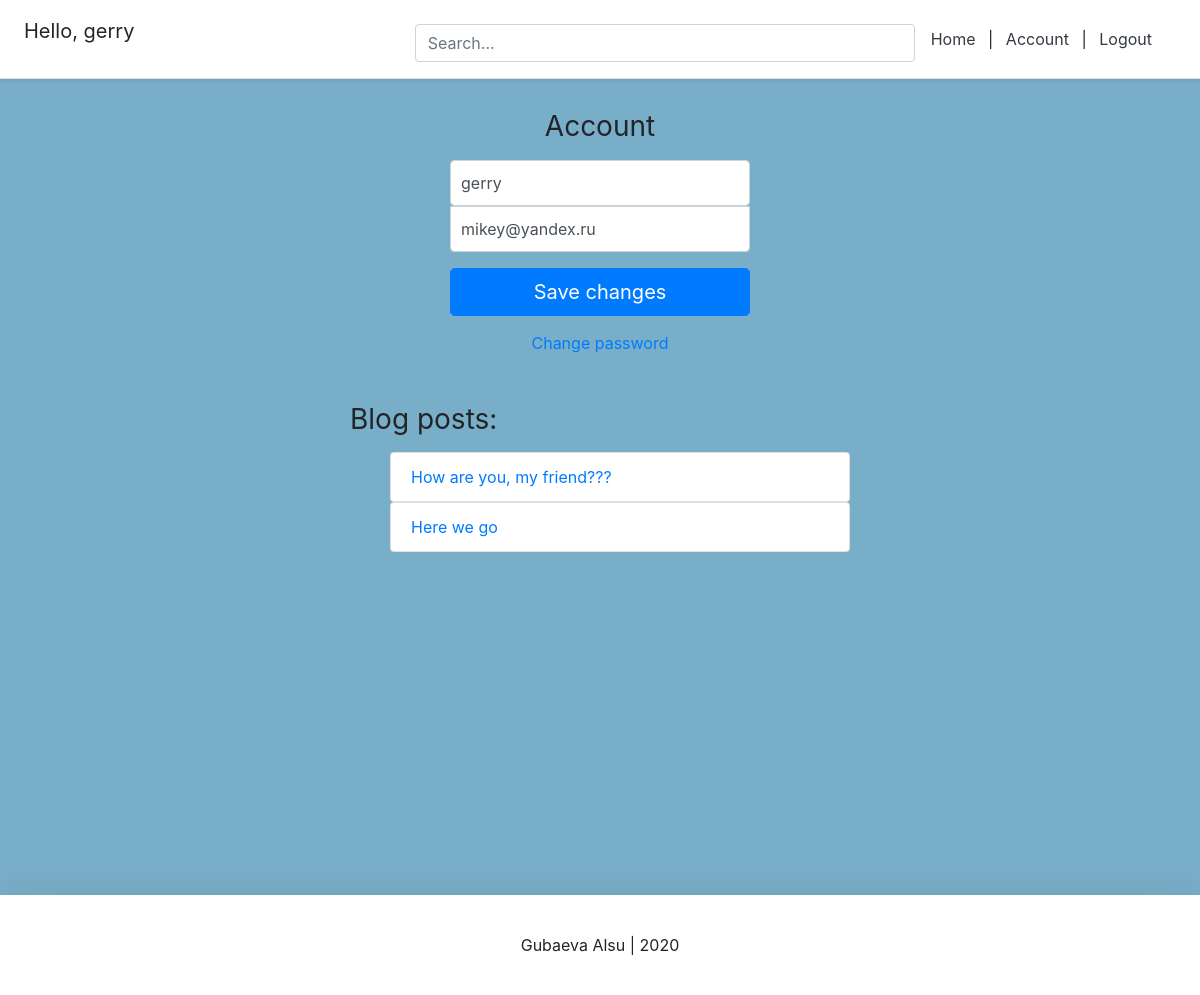
The page /account/ (signed in) on the database as committed earlier.
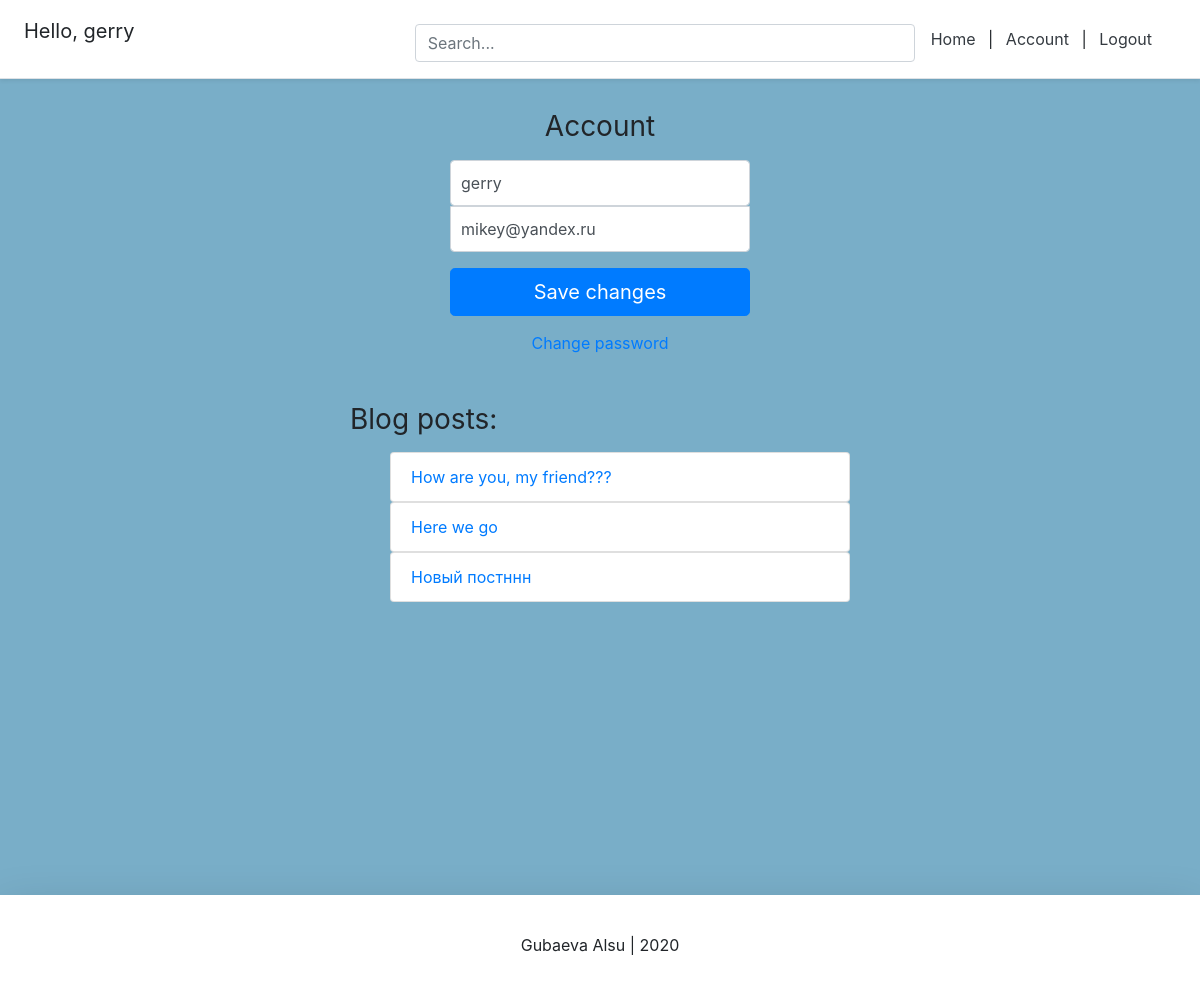
The same page on the database as committed later.
### blog/models.py (models this page shows)
class BlogPost(models.Model):
    title = models.CharField(max_length=50, null=False, blank=False)
    body = models.TextField(max_length=5000, null=False, blank=False)
    image = models.ImageField(upload_to=upload_location, null=False, blank=False)
    likes = models.ManyToManyField(settings.AUTH_USER_MODEL, related_name='likes', blank=True)
    date_published = models.DateTimeField(auto_now_add=True, verbose_name="date published")
    date_updated = models.DateTimeField(auto_now=True, verbose_name="date updated")
    author = models.ForeignKey(settings.AUTH_USER_MODEL, on_delete=models.CASCADE)
    slug = models.SlugField(blank=True, unique=True)
    def __str__(self):
        return self.title

### user/views.py (the view)
# urls.py: path('account/', account_view, name="account"),
def account_view(request):
    if not request.user.is_authenticated:
        return redirect("login")
    context = {}
    if request.POST:
        form = AccountUpdateForm(request.POST, instance=request.user)
        if form.is_valid():
            form.initial = {
                "username": request.POST['username'],
                "email": request.POST['email'],
            }
            form.save()
            context['success_message'] = "Updated"
    else:
        form = AccountUpdateForm(
            initial={
                "email": request.user.email,
                "username": request.user.username,
            }
        )
    context['account_form'] = form
    blog_posts = BlogPost.objects.filter(author=request.user)
    context['blog_posts'] = blog_posts
    return render(request, 'user_page/user.html', context)

### user/forms.py (shortened to what this page needs)
class AccountUpdateForm(forms.ModelForm):
    class Meta:
        model = New_user
        fields = ("email", "username")

### templates/user_page/user.html (shortened to what this page needs)
{%  extends "user_page/main.html" %}
{% block all_posts %}
<form class="form-signin" method="post">{% csrf_token %}
  <h1 class="h3 mb-3 font-weight-normal">Account</h1>
  <input type="text" name="username" id="inputUsername" class="form-control" placeholder="Username" required autofocus value={{account_form.initial.username}}>
  <input type="email" name="email" id="inputEmail" class="form-control" placeholder="Email" required value="{{account_form.initial.email}}">
  <button class="btn btn-lg btn-primary btn-block" type="submit">Save changes</button>
</form>
<div class="d-flex flex-column">
    <a class="m-auto" href="{% url 'password_change' %}">Change password</a>
</div>
<div class="container mt-4 p-4">
    <div class="row">
        <div class="blog-posts">
            <h3 class="mb-3 font-weight-normal">Blog posts:</h3>
            {% if blog_posts %}
            <ul>
                {% for post in blog_posts %}
                    <a href="{% url 'blog:detail' post.slug %}" style="text-decoration: none;">
                      <li class="list-group-item">{{ post }}</li>
                     </a>
                {% endfor %}
            </ul>
            {% else %}
                <p>You have no blog posts. Create a post <a href="{% url 'blog:create' %}">here</a>.</p>
            {% endif %}
        </div>
    </div>
</div>
{% endblock all_posts %}

Rows that differ between the two databases and show on the page:
added BlogPost: title "Новый постннн"
